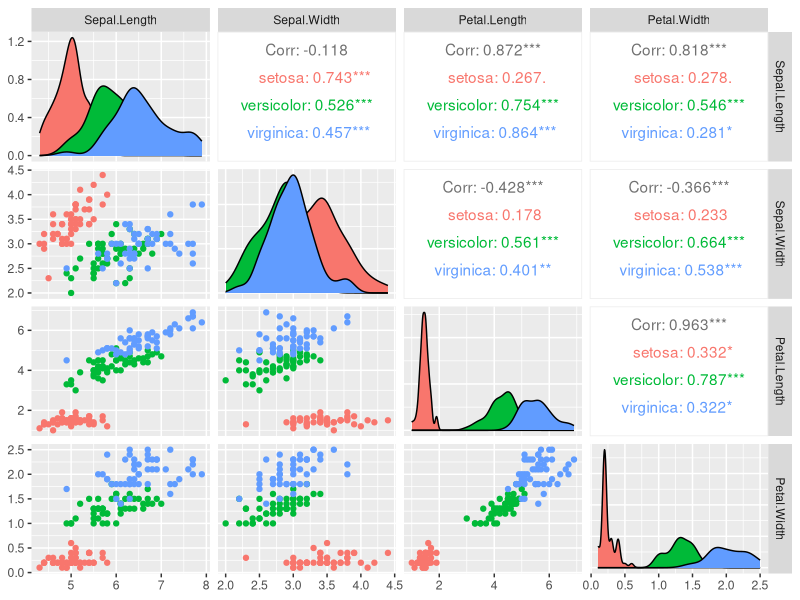

Here is the R script that generated this plot:
## ---- chunk 1
knitr::opts_chunk$set(echo = TRUE)
## ---- chunk 2
library(GGally)
library(ggplot2)
ggpairs(iris, columns=c("Sepal.Length","Sepal.Width", "Petal.Length","Petal.Width"),
        mapping=aes(color=Species))
